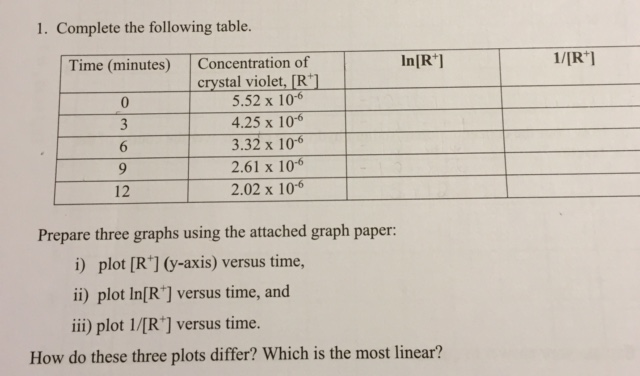
#> input picture Computer Vision/Bölümler/DATA/19_table.png, 640 x 376 px, found by its file name
$ jupyter execute Ornek4.5.ipynb   (shell and % lines are left out)
#> lines starting #> are read from the running program, lines starting #| are printed output that depends on the picture
[cell 1]
import numpy as np
import cv2

import matplotlib.pyplot as plt

[cell 2]
# Örnek 4.5 - Laplacian Operatörü

img = cv2.imread('DATA/19_table.png',0)
#> img: shape (376, 640); min 27, max 222, mean 192.4
result1 = cv2.Laplacian(img,ddepth=-1,ksize=3)
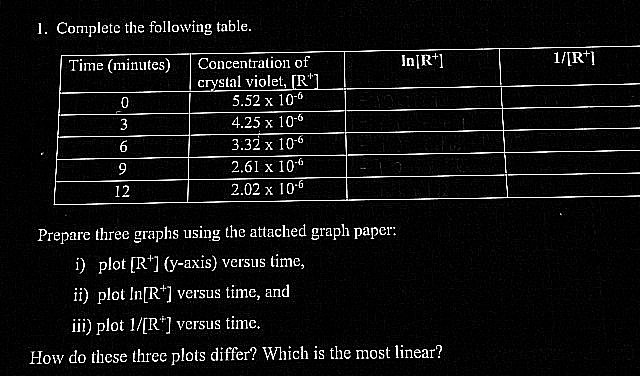
#> result1: shape (376, 640); min 0, max 255, mean 16.3

imgBlured = cv2.GaussianBlur(img,(3,3),0)
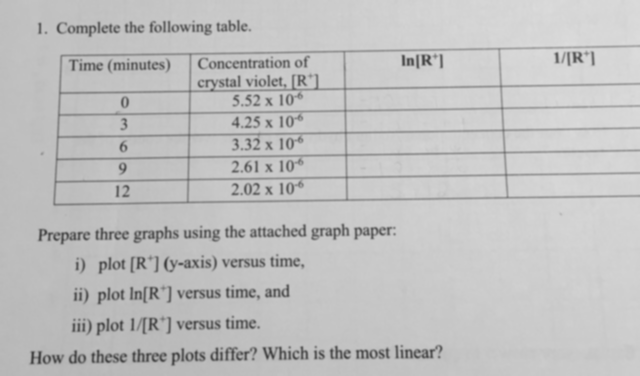
#> imgBlured: shape (376, 640); min 61, max 220, mean 192.5
result2 = cv2.Laplacian(imgBlured,ddepth=-1,ksize=3)
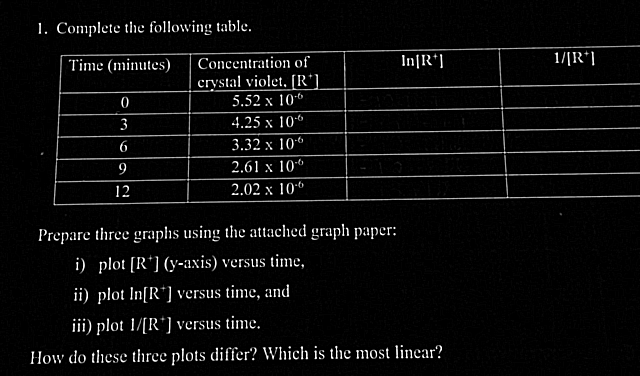
#> result2: shape (376, 640); min 0, max 255, mean 12.2

f, eksen = plt.subplots(1,2,figsize=(17,5))
eksen[0].imshow(result1,cmap="gray")
eksen[1].imshow(result2,cmap="gray")
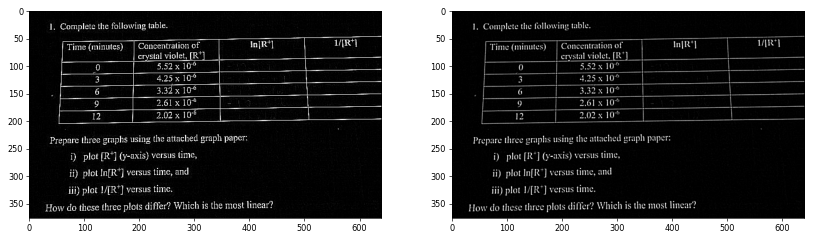
#> figure drawn by matplotlib, 2 panels
